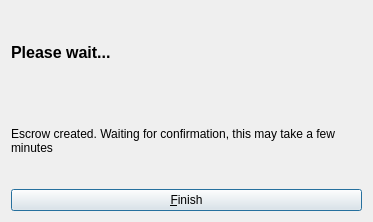
<?xml version="1.0" encoding="UTF-8"?>
<ui version="4.0">
 <class>OfferEscrowDialog</class>
 <widget class="QDialog" name="OfferEscrowDialog">
  <property name="geometry">
   <rect>
    <x>0</x>
    <y>0</y>
    <width>373</width>
    <height>222</height>
   </rect>
  </property>
  <property name="windowTitle">
   <string>Payment In Escrow</string>
  </property>
  <layout class="QGridLayout" name="gridLayout">
   <item row="1" column="0">
    <widget class="QLabel" name="purchaseHint">
     <property name="cursor">
      <cursorShape>IBeamCursor</cursorShape>
     </property>
     <property name="text">
      <string notr="true">Escrow created. Waiting for confirmation, this may take a few minutes</string>
     </property>
     <property name="textFormat">
      <enum>Qt::RichText</enum>
     </property>
     <property name="wordWrap">
      <bool>true</bool>
     </property>
     <property name="textInteractionFlags">
      <set>Qt::LinksAccessibleByMouse|Qt::TextSelectableByKeyboard|Qt::TextSelectableByMouse</set>
     </property>
    </widget>
   </item>
   <item row="0" column="0">
    <layout class="QHBoxLayout" name="horizontalLayout">
     <item>
      <widget class="QLabel" name="payMessage">
       <property name="font">
        <font>
         <pointsize>12</pointsize>
         <weight>75</weight>
         <bold>true</bold>
        </font>
       </property>
       <property name="cursor">
        <cursorShape>IBeamCursor</cursorShape>
       </property>
       <property name="text">
        <string>Please wait...</string>
       </property>
       <property name="wordWrap">
        <bool>true</bool>
       </property>
       <property name="textInteractionFlags">
        <set>Qt::LinksAccessibleByMouse|Qt::TextSelectableByKeyboard|Qt::TextSelectableByMouse</set>
       </property>
      </widget>
     </item>
    </layout>
   </item>
   <item row="2" column="0">
    <widget class="QPushButton" name="finishButton">
     <property name="text">
      <string>&amp;Finish</string>
     </property>
    </widget>
   </item>
  </layout>
 </widget>
 <resources>
  <include location="../syscoin.qrc"/>
 </resources>
 <connections/>
</ui>
